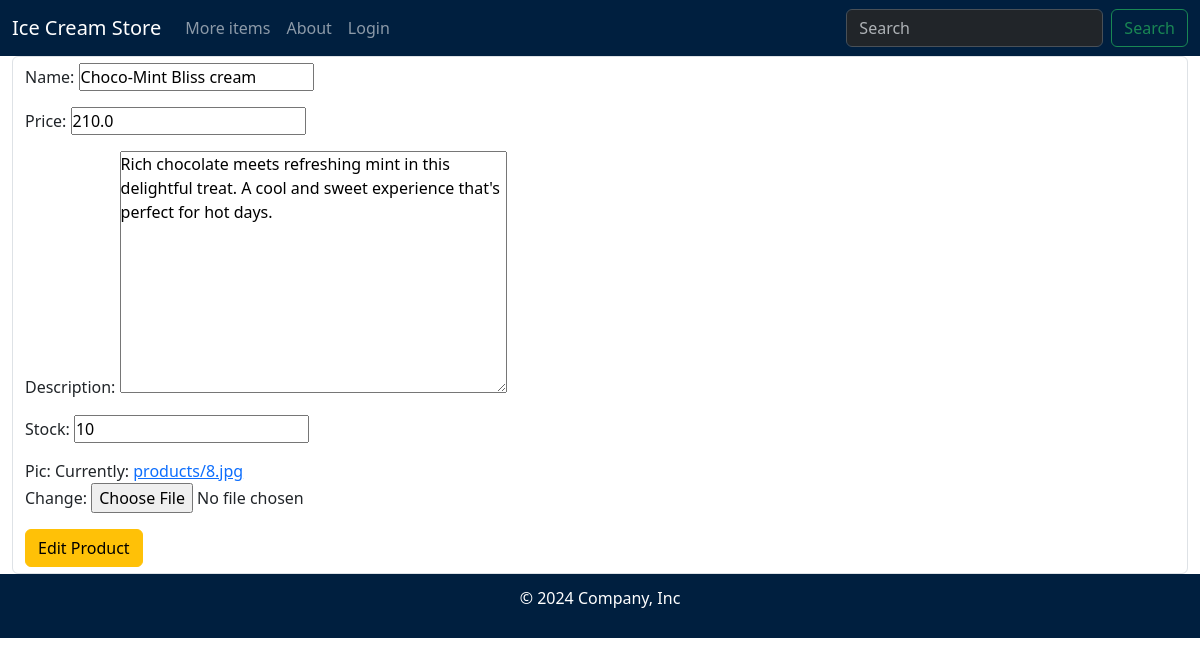
/editProd/9, run on the app's committed database.
### myapp/models.py (models this page shows, shortened)
class Product(models.Model):
    name = models.CharField(max_length=100)
    price = models.FloatField()
    description = models.TextField()
    stock = models.PositiveIntegerField()
    created_at = models.DateTimeField(auto_now_add=True)
    pic = models.ImageField(upload_to="products/", null=True)

### myapp/views.py (the view)
# urls.py: path('editProd/<int:pk>', views.EditProduct.as_view(), name = "editProd"),
class EditProduct(UpdateView):
    model = Product
    template_name = "EditProduct.html"
    fields = [
        'name',
        'price',
        'description',
        'stock',
        'pic'
    ]
    success_url = reverse_lazy('products')

### myapp/templates/EditProduct.html (shortened to what this page needs)
{% extends 'base.html' %}
{% load static %}
{% block content %}
    <div class="container-fluid">
        <form method="post" enctype="multipart/form-data" class="form-control">
            {{ form.as_p }}
            <button type="submit" class="btn btn-warning">Edit Product</button>
        </form>
    </div>
{% endblock %}

### static/css/style.css (style rules this page uses)
* { padding: 0; margin: 0; box-sizing: border-box; }
html, body { width: 100%; margin: auto; height: 100%; }
html { background-color: rgba(2, 34, 161, 0.497); }
body { overflow-x: hidden; }

### data on the page
Product: name "Choco-Mint Bliss cream", price "210.0", description "Rich chocolate meets refreshing mint in this delightful treat. A cool and sweet experience that's perfect for hot days.", stock "10"
